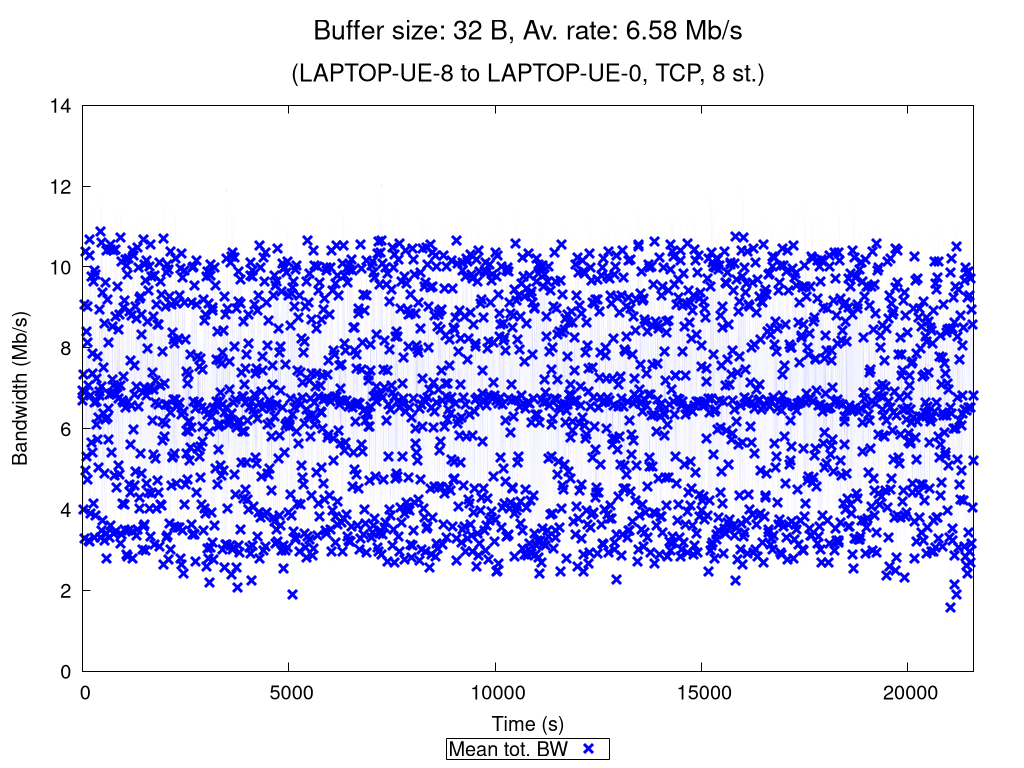

This figure's gnuplot source:
set terminal pngcairo nocrop enhanced size 1024,768 font "Verdana,15"
set output "TCP_8_st_2020_10_29_09-52-50_two2one_00032B.png"

set title "{/=20 Buffer size: 32 B, Av. rate: 6.58 Mb/s}\n\n{/=18 (LAPTOP-UE-8 to LAPTOP-UE-0, TCP, 8 st.)}"

set xlabel "Time (s)"
set ylabel "Bandwidth (Mb/s)"
set ytics nomirror
set key bmargin center horizontal box samplen 1 width -1
set bmargin 4.6
set rmargin 4.5

rf = 1000000.0  # rate factor
set style fill transparent solid 0.2 noborder
set autoscale xfix
plot "TCP_8_st_2020_10_29_09-52-50_two2one_00032B_iperf_processed.dat" using 1:($2/rf-$3/rf):($2/rf+$3/rf) with filledcurves lc rgb "blue" notitle, \
     "" using 1:($2/rf) with points pt 2 ps 1.5 lw 3 lc rgb "blue" title "Mean tot. BW", \
